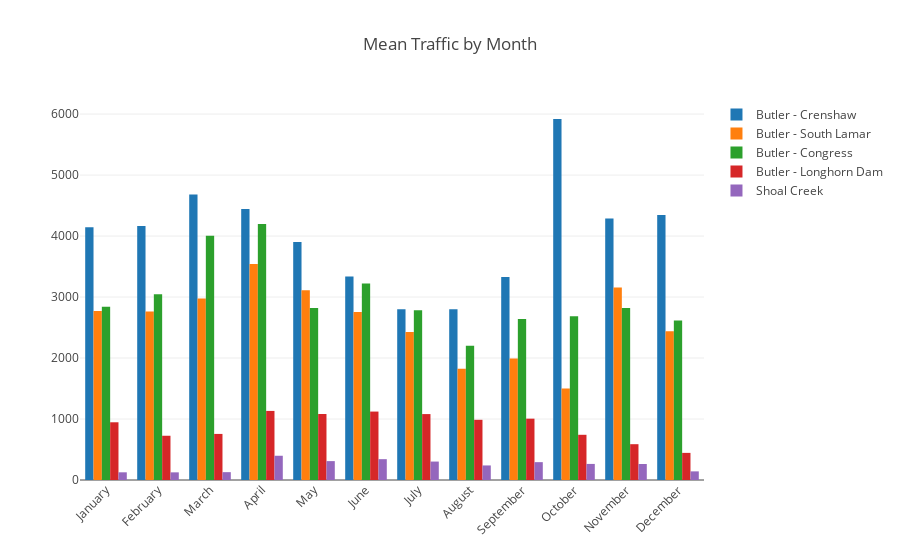

Notebook code for this chart:
### Code cell
x = ['January', 'February', 'March', 'April', 'May', 'June', 'July', 'August', 'September', 'October', 'November',
    'December']

trace1 = go.Bar(x=x, y=month_df['Butler Trail - Crenshaw Bridge PC Urban Trail'], name='Butler - Crenshaw')
trace2 = go.Bar(x=x, y=month_df['Butler Trail - South Lamar PC Urban Trail'], name='Butler - South Lamar')
trace3 = go.Bar(x=x, y=month_df['Butler Trail - North Congress PC Urban Trail'], name='Butler - Congress')
trace4 = go.Bar(x=x, y=month_df['Butler Trail - Longhorn Dam PC Urban Trail'], name='Butler - Longhorn Dam')
trace5 = go.Bar(x=x, y=month_df['Shoal Creek Solar Trail PC Urban Trail ped/bike'], name='Shoal Creek')

data = [trace1, trace2, trace3, trace4, trace5]
layout = go.Layout(xaxis=dict(tickangle=-45), barmode='group', title='Mean Traffic by Month')

fig = go.Figure(data=data, layout=layout)
iplot(fig)

### Figure 1 — Plotly figure (JSON) as saved in the notebook; plotly's stock layout.template omitted (floating-point values rounded to 4 significant figures)
{"data": [{"name": "Butler - Crenshaw", "type": "bar", "uid": "6528a76f-92df-4f0d-8ddd-7612047df58a", "x": ["January", "February", "March", "April", "May", "June", "July", "August", "September", "October", "November", "December"], "y": [4144.0, 4165.0, 4681.0, 4445.0, 3904.0, 3337.0, 2801.0, 2800.0, 3331.0, 5919.0, 4287.0, 4345.0]}, {"name": "Butler - South Lamar", "type": "bar", "uid": "c015fe9c-6e7c-43fb-9dde-edd050cdfe55", "x": ["January", "February", "March", "April", "May", "June", "July", "August", "September", "October", "November", "December"], "y": [2773.0, 2764.0, 2978.0, 3542.0, 3110.0, 2756.0, 2428.0, 1825.0, 1991.0, 1499.0, 3154.0, 2441.0]}, {"name": "Butler - Congress", "type": "bar", "uid": "6ed90308-7734-4fc2-9558-8cf5b05a3360", "x": ["January", "February", "March", "April", "May", "June", "July", "August", "September", "October", "November", "December"], "y": [2843.0, 3045.0, 4005.0, 4196.0, 2820.0, 3221.0, 2783.0, 2200.0, 2641.0, 2686.0, 2822.0, 2616.0]}, {"name": "Butler - Longhorn Dam", "type": "bar", "uid": "6b36457c-cc70-445a-9888-b17dd907699a", "x": ["January", "February", "March", "April", "May", "June", "July", "August", "September", "October", "November", "December"], "y": [946.5, 725.6, 755.5, 1133.0, 1082.0, 1122.0, 1081.0, 987.0, 1006.0, 741.3, 587.1, 444.6]}, {"name": "Shoal Creek", "type": "bar", "uid": "4def41a9-11f0-4f1b-9aea-3b094deef2de", "x": ["January", "February", "March", "April", "May", "June", "July", "August", "September", "October", "November", "December"], "y": [126.1, 125.5, 128.5, 397.6, 309.7, 341.5, 302.4, 238.7, 292.8, 263.6, 262.9, 141.6]}], "layout": {"barmode": "group", "title": {"text": "Mean Traffic by Month"}, "xaxis": {"tickangle": -45}}}
